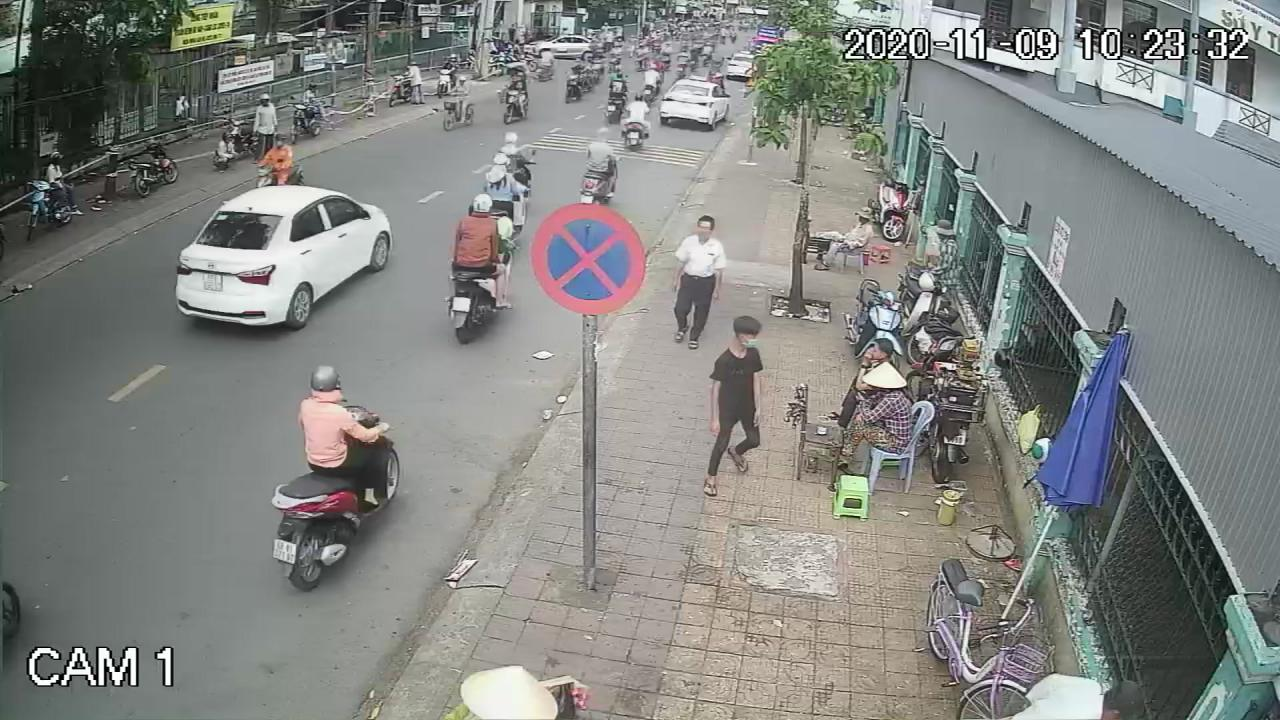
#> input picture examples/video9_00060.jpg, 1280 x 720 px
$ jupyter execute --allow-errors test_dot_illusions.ipynb
#> lines starting #> are read from the running program, lines starting #| are printed output that depends on the picture; after the words box and inside, x2 and y2 are one past the last pixel; in counts of white or black regions, pixels touching at a corner belong together
[cell 1]
from utils import data_loader
from utils.heat_map import HeatMap
import numpy as np
from skimage.io import imread
from skimage.transform import resize
import matplotlib.pyplot as plt

[cell 2]
image = imread('examples/video9_00060.jpg', as_gray=True)
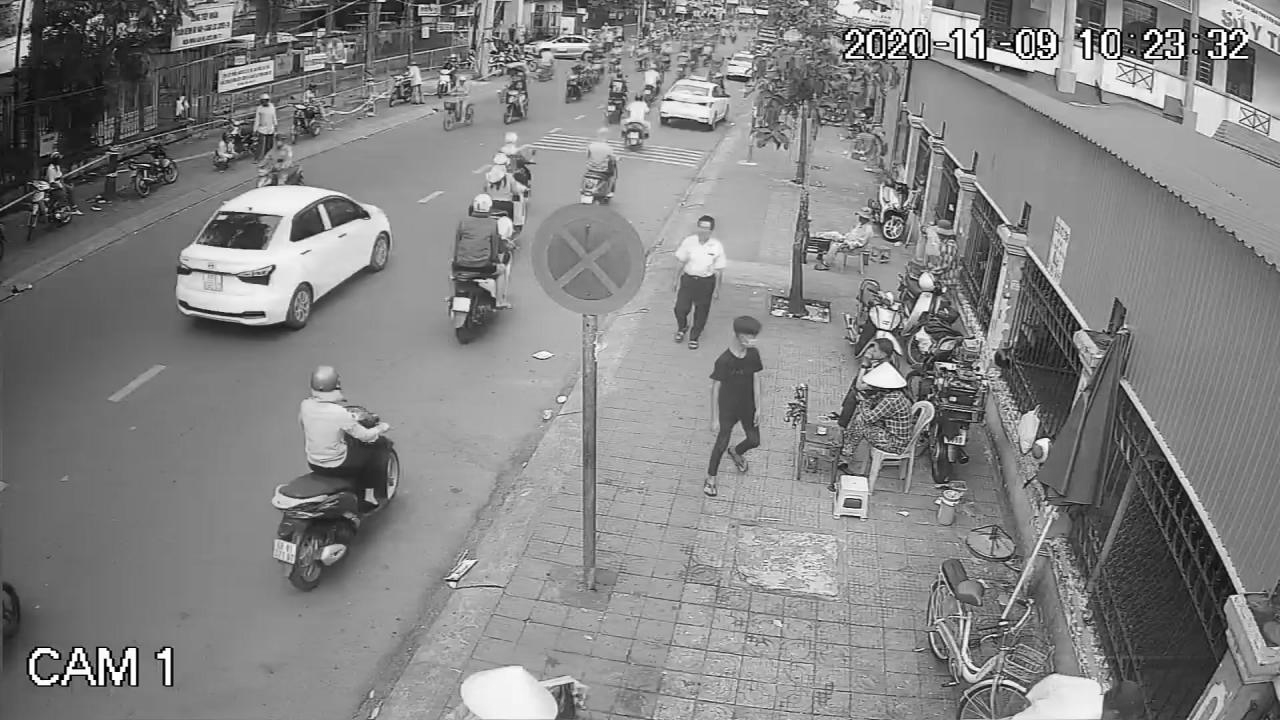
#> image: shape (720, 1280) float64; min 0, max 1, mean 0.519
image = resize(image, (480, 640))
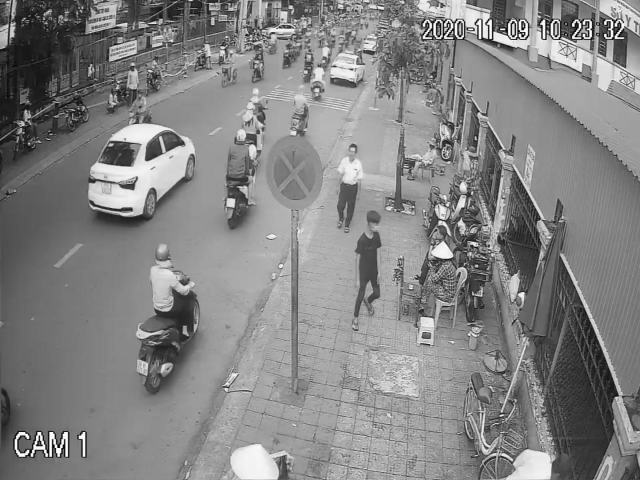
#> image: shape (480, 640) float64; min 0.0109, max 0.997, mean 0.519
mask = np.zeros((480, 640))
mask_ = imread('examples/video9_00060.png', as_gray=True)
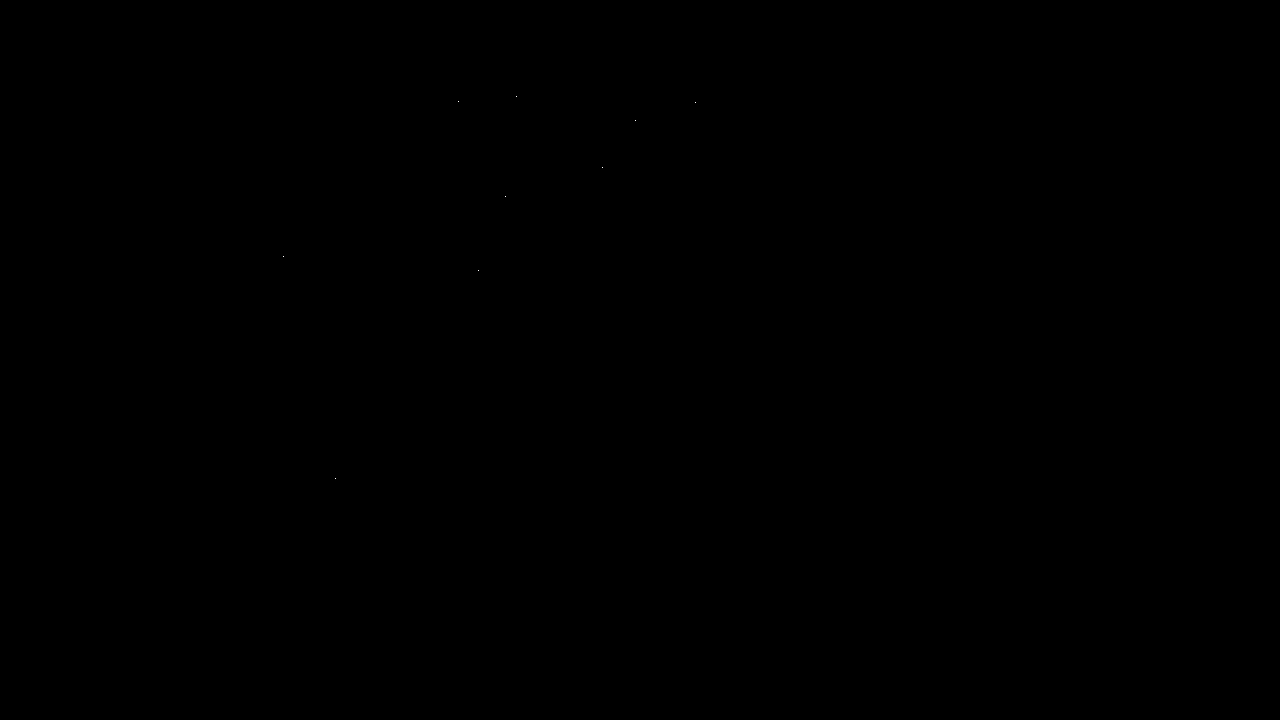
#> input picture examples/video9_00060.png, 1280 x 720 px
#> mask_: shape (720, 1280); 0% white in thin lines or dots, all inside (x1, y1, x2, y2) = (283, 96, 696, 479)
#> (the rest of this cell did not finish here and is left out)

#> (a cell that did not finish here is left out)

[cell 4]
plt.figure(figsize=(20, 10))
plt.imshow(mask, cmap='gray')
plt.show()
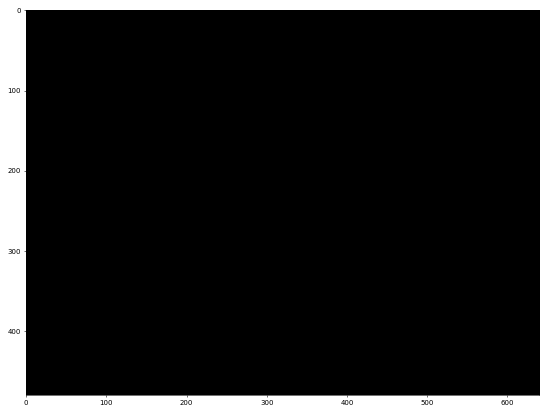
#> figure drawn by matplotlib, 1 panel
